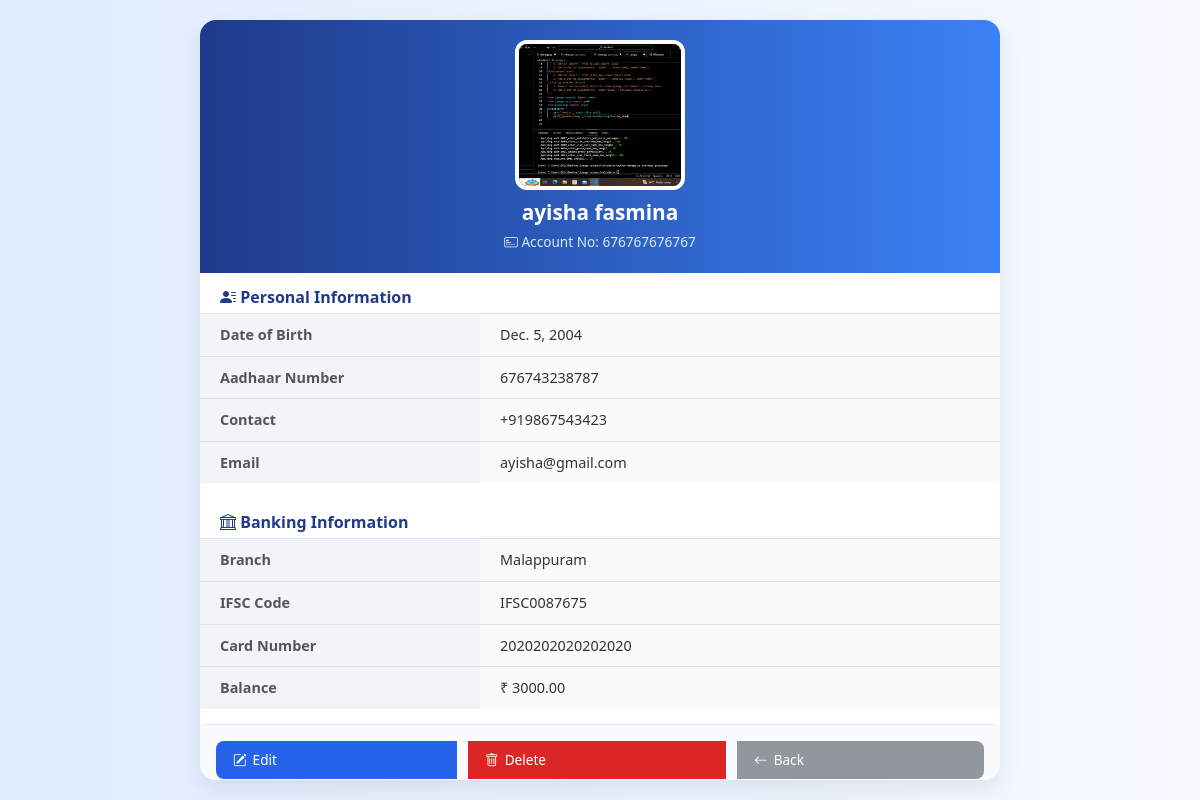
The app's page /profile/31/ with its own data.
### api/models.py (models this page shows, shortened)
class BankUser(models.Model):
    date = models.DateField(default=date.today)
    first_name = models.CharField(max_length=20)
    last_name = models.CharField(max_length=20)
    dob = models.DateField()
    account_number = models.CharField(
        max_length=12,
        unique=True,
        validators=[RegexValidator(r'^\d{10,12}$', 'Account number must be 12 digits')]
    )
    branch = models.CharField(max_length=50)
    ifsc = models.CharField(
        max_length=11,
        validators=[RegexValidator(
            r'^[A-Z]{4}0[A-Z0-9]{6}$',
            'Invalid IFSC. Format: 4 letters, 0, then 6 alphanumerics (e.g., SBIN0001234)'
        )]
    )
    aadhaar_number = models.CharField(
        max_length=12,
        validators=[RegexValidator(r'^\d{12}$', 'Aadhaar must be a 12-digit number')]
    )
    Contact_number = models.CharField(
        max_length=13,
        validators=[RegexValidator(r'^\+91\d{10}$', 'Mobile must be +91 followed by 10 digits')]
    )
    email = models.EmailField(validators=[EmailValidator('Enter a valid email address')])
    card_number = models.CharField(
        max_length=16,
        validators=[RegexValidator(r'^\d{16}$', 'Card number must be exactly 16 digits')]
    )
    card_pin = models.CharField(
        max_length=6,
        validators=[
            RegexValidator(r'^\d+$', 'PIN must be numeric only'),
            MinLengthValidator(4, message="PIN must be at least 4 digits"),
            MaxLengthValidator(6, message="PIN can be at most 6 digits"),
        ]
    )
    photo = models.ImageField(upload_to='user_photos/', null=True, blank=True)
    balance = models.DecimalField(max_digits=12, decimal_places=2, default=0.00)
    pin = models.CharField(max_length=6,default='0000')
    class Meta:
        db_table = 'bankuser'
    class Meta:
        db_table = 'bankuser'

### api/views.py (the view)
# urls.py: path('profile/<int:user_id>/', views.user_profile, name='user_profile'),
def user_profile(request, user_id):
    user = get_object_or_404(BankUser, id=user_id)
    return render(request, 'user_profile.html', {'user': user})

### api/templates/user_profile.html (shortened to what this page needs)
{% load static %}
<!DOCTYPE html>
<html lang="en">
<head>
  <link href="https://cdn.jsdelivr.net/npm/bootstrap@5.3.2/dist/css/bootstrap.min.css" rel="stylesheet">
  <link href="https://cdn.jsdelivr.net/npm/bootstrap-icons@1.10.5/font/bootstrap-icons.css" rel="stylesheet">
</head>
<body>
<div class="profile-container">
  <div class="profile-header">
    {% if user.photo %}
      <img src="{{ user.photo.url }}" alt="User Photo">
    {% else %}
      <img src="{% static 'images/default_user.png' %}" alt="No Photo">
    {% endif %}
    <h4>{{ user.first_name }} {{ user.last_name }}</h4>
    <small><i class="bi bi-credit-card-2-front"></i> Account No: {{ user.account_number }}</small>
  </div>
  <div class="section-label"><i class="bi bi-person-lines-fill"></i> Personal Information</div>
  <table class="info-table">
    <tr><th>Date of Birth</th><td>{{ user.dob }}</td></tr>
    <tr><th>Aadhaar Number</th><td>{{ user.aadhaar_number }}</td></tr>
    <tr><th>Contact</th><td>{{ user.Contact_number }}</td></tr>
    <tr><th>Email</th><td>{{ user.email }}</td></tr>
  </table>
  <div class="section-label"><i class="bi bi-bank"></i> Banking Information</div>
  <table class="info-table">
    <tr><th>Branch</th><td>{{ user.branch }}</td></tr>
    <tr><th>IFSC Code</th><td>{{ user.ifsc }}</td></tr>
    <tr><th>Card Number</th><td>{{ user.card_number }}</td></tr>
    <tr><th>Balance</th><td>₹ {{ user.balance }}</td></tr>
  </table>
  <div class="btn-group">
    <a href="{% url 'edit_user' user.id %}" class="btn btn-custom btn-edit"><i class="bi bi-pencil-square"></i> Edit</a>
    <a href="{% url 'delete_user' user.id %}" class="btn btn-custom btn-delete" onclick="return confirm('Are you sure you want to delete this user?');">
      <i class="bi bi-trash"></i> Delete
    </a>
    <a href="{% url 'user_list' %}" class="btn btn-custom btn-back"><i class="bi bi-arrow-left"></i> Back</a>
  </div>
</div>
</body>
</html>

### api/templates/user_profile.html (style rules this page uses)
body { margin: 0; padding: 0; height: 100vh; background: linear-gradient(to right, #e0ecff, #f6f9ff); font-family: 'Segoe UI', sans-serif; display: flex; justify-content: center; align-items: center; }
.profile-container { width: 100%; max-width: 800px; max-height: 95vh; overflow-y: auto; background: #fff; border-radius: 16px; box-shadow: 0 10px 25px rgba(0, 0, 0, 0.08); display: flex; flex-direction: column; }
.profile-header { background: linear-gradient(to right, #1e3a8a, #3b82f6); color: white; text-align: center; padding: 20px 10px; }
.profile-header img { width: 60%; max-width: 170px; height: 150px; object-fit: cover; border-radius: 12px; border: 4px solid #fff; margin-bottom: 10px; }
.profile-header h4 { font-size: 1.3rem; font-weight: 600; margin-bottom: 4px; }
.profile-header small { font-size: 0.85rem; color: #dbeafe; }
.section-label { font-weight: 600; font-size: 1rem; color: #1e3a8a; padding: 12px 20px 4px; }
.info-table { width: 100%; border-collapse: collapse; margin-bottom: 15px; }
.info-table th, .info-table td { text-align: left; padding: 10px 20px; border-top: 1px solid #dee2e6; font-size: 0.9rem; }
.info-table th { width: 35%; color: #555; font-weight: 600; background: #f1f5f9; }
.info-table td { color: #333; background: #fafafa; }
.btn-group { display: flex; justify-content: center; gap: 12px; padding: 16px; border-top: 1px solid #e5e7eb; background: #f9fbff; flex-wrap: wrap; }
.btn-custom { padding: 8px 16px; font-size: 0.85rem; border-radius: 8px; display: inline-flex; align-items: center; gap: 6px; font-weight: 500; text-decoration: none; }
.btn-edit { background-color: #2563eb; color: white; }
.btn-delete { background-color: #dc2626; color: white; }
.btn-back { background-color: #92979e; color: white; }

### records on screen
BankUser: photo (picture), first_name "ayisha", last_name "fasmina", account_number "676767676767", dob "Dec. 5, 2004", aadhaar_number "676743238787", Contact_number "+919867543423", email "ayisha@gmail.com", branch "Malappuram", ifsc "IFSC0087675", card_number "2020202020202020", balance "3000.00"
